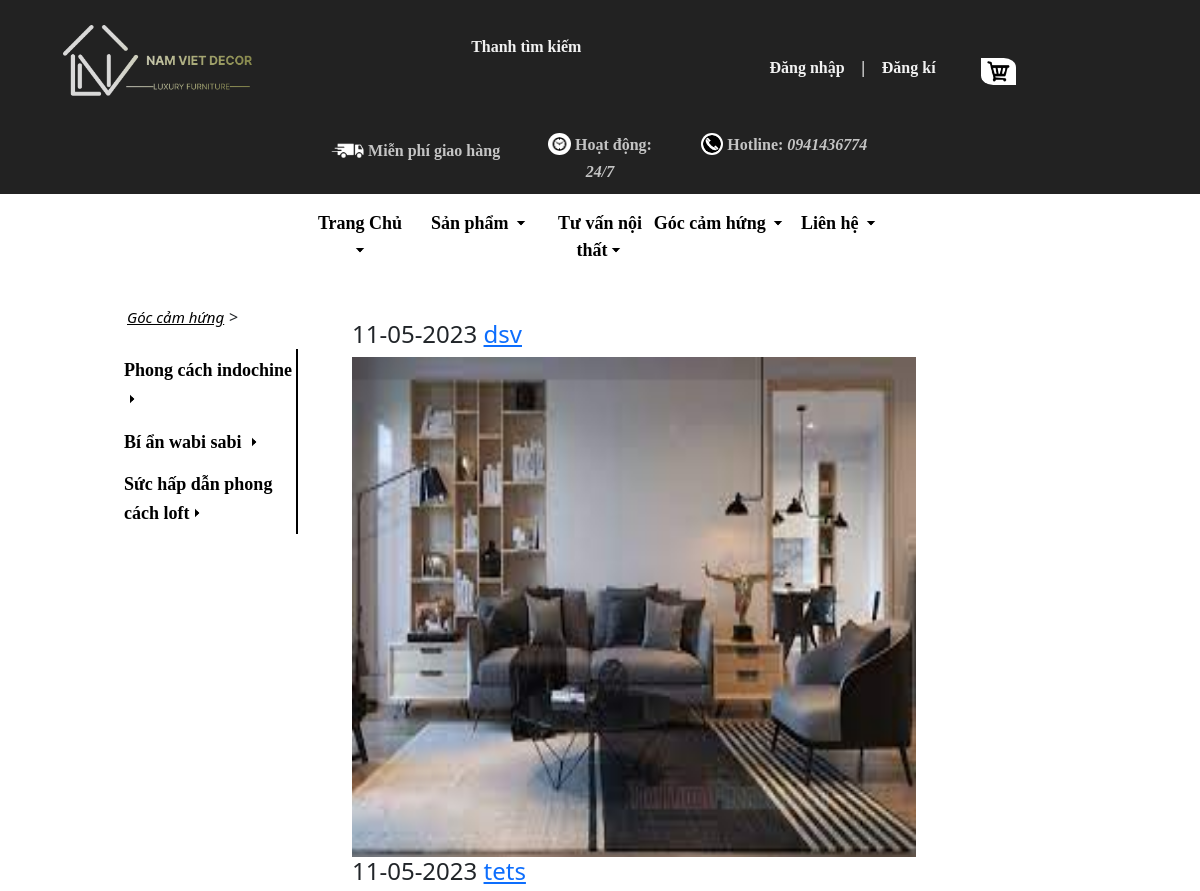
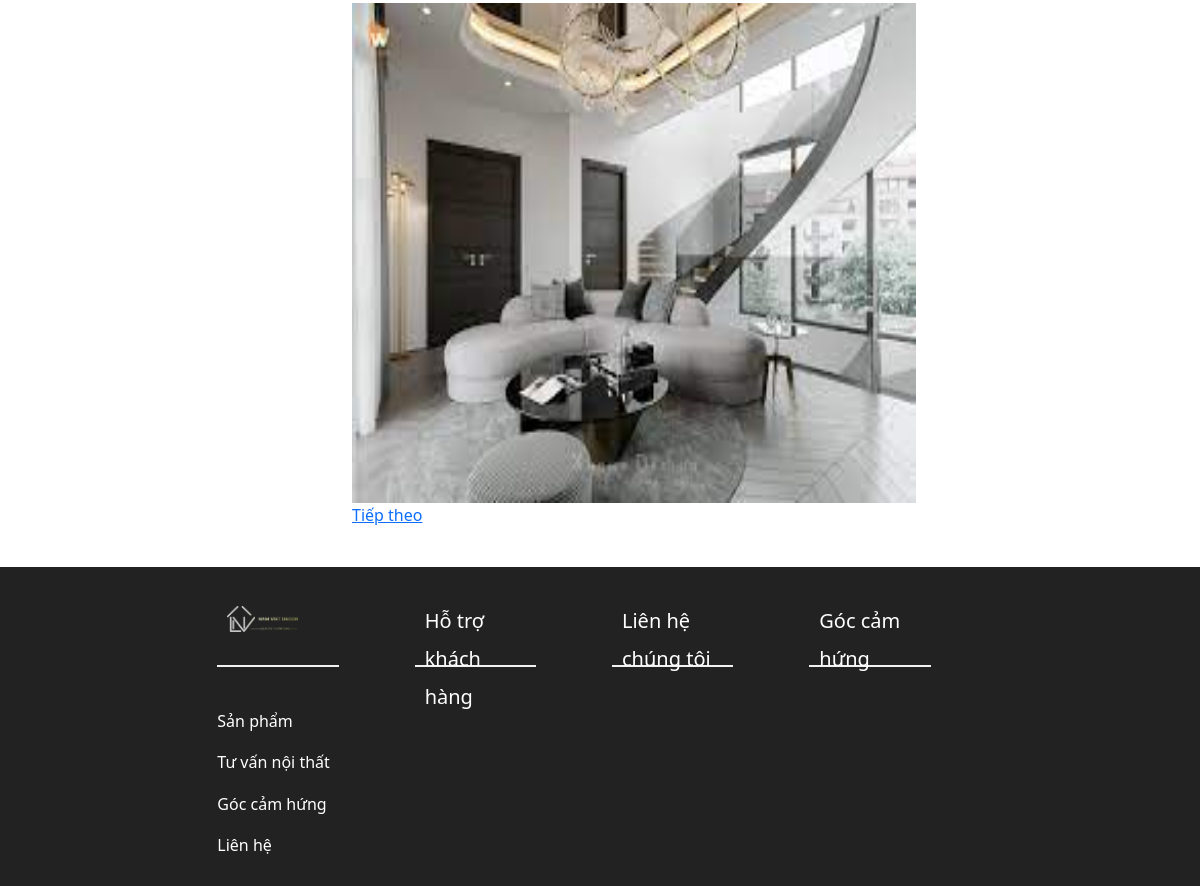
Screenshot of /blog/ with the database file from the repository (2 pictures, top to bottom).
### blog/models.py (models this page shows, shortened)
class Post(models.Model):
    title = models.CharField(max_length=100)
    body = models.TextField()
    date = models.DateTimeField(auto_now_add=True)
    image = models.ImageField(upload_to='media', null=True)

### blog/templates/blog/blog.html (shortened to what this page needs)
{% extends "pages/base.html" %}
{% load static %}
{% block content %}
    <div class="row">
        <div class="col-sm-1"></div>
        <div class="col-sm-2 menu">
            <div>
                <a href="{% url 'blog' %}" class="link-webs"><i><u>Góc cảm hứng</u></i></a>>
            </div>
            <div class="border_right menu-nav">
                <a class="nav-link item-menu" href="#">Phong cách indochine <i class="mui_ten right"></i></a>
                <a class="nav-link item-menu" href="#">Bí ẩn wabi sabi <i class="mui_ten right"></i></a>
                <a class="nav-link item-menu" href="#">Sức hấp dẫn phong cách loft<i class="mui_ten right"></i></a>
            </div>
        </div>
        <div class="col-sm-6 content-web">
            {% for post in Post %}
                <h4>{{post.date|date:"d-m-Y"}} <a href="/blog/{{post.id}}">{{post.title}}</a></h4>
                <img src="{{post.image.url}}" class="col-sm-12" height="500px"/>
            {% endfor %}
            <br/>
            {% if page_obj.has_next %}
                <a href="{{request.path}}?page={{page_obj.next_page_number}}">Tiếp theo</a>
            {% endif %}
        </div>
    </div>
{% endblock %}

### home/static/css/base.css (style rules this page uses)
.mui_ten { border: 3px solid transparent; border-top: 3px solid; border-right: 3px solid; display: inline-block; }
.right { margin: 3px; transform: rotate(45deg); -webkit-transform: rotate(45deg); }
.item-menu { line-height: 1.6; display: block; color: black; font-weight: bold; font-size: 18px; font-family:verdana; position: relative; right: 0; left: auto; transition: .8s; padding: 7px 2px 6px 2px; border-radius: 6px; margin: 0 1px 1px 0; }
.item-menu:before { content: ""; position: absolute; top: 0; left: auto; right: 0; width: 0; height: 100%; background-color: black; transition: .5s; z-index: -1; border-radius: 6px; margin: 0 1px 1px 0; }
.menu-nav { color: #000000; margin-top: 20px; font-size: 18px; font-family:verdana; font-weight: bold; }
.link-webs { margin:5px; font-size: 15px; color: black; }
.menu { height: 100vh; min-width: 200px; position: sticky; position: -webkit-sticky; top: 0; z-index: 1000; transition: background-color 1s ease; overflow-y: hidden; padding-top: 25px; background:#ffffff }
.border_right { border-right: 2px solid black; }
.content-web { margin: 40px 10px 40px 30px; }

### home/static/css/body.css (style rules this page uses)
html, body { height: 100%; }

### rows the page displays
Post: date "11-05-2023", title "dsv", image (picture)
Post: date "11-05-2023", title "tets", image (picture)
